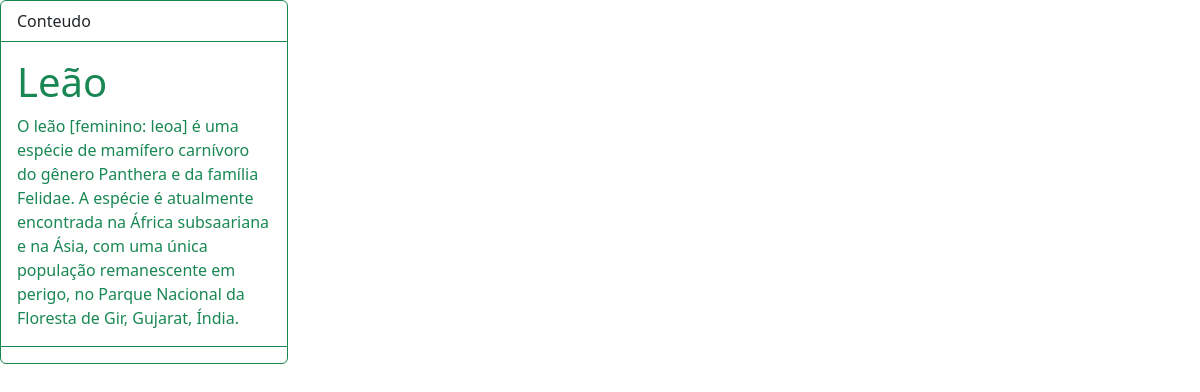
/admim/viewBlog.php?id=8, run on the app's committed database.
### tables this page shows
CREATE TABLE `posts` (
  `id` int(11) NOT NULL,
  `title` varchar(30) NOT NULL,
  `description` longtext NOT NULL,
  `data` date NOT NULL,
  `image` varchar(150) NOT NULL
);

### admim/viewBlog.php (the view)
<?php
include_once('../config/connection.php');
$id = $_GET['id'];
$stmt = $conectar->prepare('SELECT id, title,description FROM posts WHERE id = :id');
$stmt->execute(array('id' => $id));
$results = $stmt->fetchALL(PDO::FETCH_ASSOC);
include('headerViewBlog.php');
include('footerViewBlog.php');
?>
<div class="card border-success mb-3" style="max-width: 18rem;">
  <div class="card-header bg-transparent border-success">Conteudo</div>
  <div class="card-body text-success">
  <?php foreach($results as $post): ?>
		<h1 class="card-title"><?= $post["title"] ?></h1>
		<p class="card-text"><?= $post["description"] ?></p>
<?php endforeach; ?>
  </div>
  <div class="card-footer bg-transparent border-success"></div>
</div>

### data on the page
posts: title "Leão", description "O leão [feminino: leoa] é uma espécie de mamífero carnívoro do gênero Panthera e da família Felidae. A espécie é atualmente encontrada na África subsaariana e na Ásia, com uma única população remanescente em perigo, no Parque Nacional da Floresta de Gir, Gujarat, Índia."
